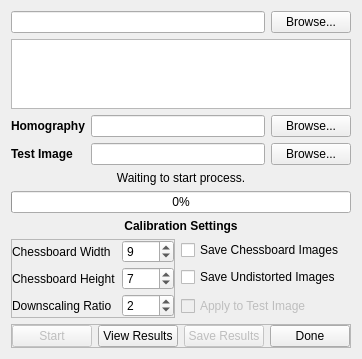
<?xml version="1.0" encoding="UTF-8"?>
<ui version="4.0">
 <class>dialogCameraCalibration</class>
 <widget class="QDialog" name="dialogCameraCalibration">
  <property name="geometry">
   <rect>
    <x>0</x>
    <y>0</y>
    <width>338</width>
    <height>350</height>
   </rect>
  </property>
  <property name="windowTitle">
   <string>Camera Calibration</string>
  </property>
  <layout class="QGridLayout" name="gridLayout">
   <item row="11" column="0" colspan="4">
    <widget class="QFrame" name="frameButtons">
     <property name="sizePolicy">
      <sizepolicy hsizetype="Preferred" vsizetype="Fixed">
       <horstretch>0</horstretch>
       <verstretch>0</verstretch>
      </sizepolicy>
     </property>
     <property name="frameShape">
      <enum>QFrame::StyledPanel</enum>
     </property>
     <property name="frameShadow">
      <enum>QFrame::Raised</enum>
     </property>
     <layout class="QHBoxLayout" name="horizontalLayout">
      <property name="leftMargin">
       <number>0</number>
      </property>
      <property name="topMargin">
       <number>0</number>
      </property>
      <property name="rightMargin">
       <number>0</number>
      </property>
      <property name="bottomMargin">
       <number>0</number>
      </property>
      <item>
       <widget class="QPushButton" name="pushStart">
        <property name="enabled">
         <bool>false</bool>
        </property>
        <property name="text">
         <string>Start</string>
        </property>
       </widget>
      </item>
      <item>
       <widget class="QPushButton" name="pushResults">
        <property name="text">
         <string>View Results</string>
        </property>
       </widget>
      </item>
      <item>
       <widget class="QPushButton" name="pushSave">
        <property name="enabled">
         <bool>false</bool>
        </property>
        <property name="text">
         <string>Save Results</string>
        </property>
       </widget>
      </item>
      <item>
       <widget class="QPushButton" name="pushDone">
        <property name="text">
         <string>Done</string>
        </property>
       </widget>
      </item>
     </layout>
    </widget>
   </item>
   <item row="8" column="0" rowspan="3" colspan="2">
    <widget class="QFrame" name="frameCalibrationSettings">
     <property name="frameShape">
      <enum>QFrame::StyledPanel</enum>
     </property>
     <property name="frameShadow">
      <enum>QFrame::Raised</enum>
     </property>
     <layout class="QGridLayout" name="gridLayout_2">
      <property name="leftMargin">
       <number>0</number>
      </property>
      <property name="topMargin">
       <number>0</number>
      </property>
      <property name="rightMargin">
       <number>0</number>
      </property>
      <property name="bottomMargin">
       <number>0</number>
      </property>
      <property name="verticalSpacing">
       <number>4</number>
      </property>
      <item row="0" column="0">
       <widget class="QLabel" name="labelWidth">
        <property name="font">
         <font>
          <weight>50</weight>
          <bold>false</bold>
         </font>
        </property>
        <property name="toolTip">
         <string>Number of square corners along the width of the chessboard.</string>
        </property>
        <property name="text">
         <string>Chessboard Width</string>
        </property>
       </widget>
      </item>
      <item row="0" column="1">
       <widget class="QSpinBox" name="spinWidth">
        <property name="toolTip">
         <string>1 - 20</string>
        </property>
        <property name="minimum">
         <number>1</number>
        </property>
        <property name="maximum">
         <number>20</number>
        </property>
        <property name="value">
         <number>9</number>
        </property>
       </widget>
      </item>
      <item row="1" column="0">
       <widget class="QLabel" name="labelHeight">
        <property name="font">
         <font>
          <weight>50</weight>
          <bold>false</bold>
         </font>
        </property>
        <property name="toolTip">
         <string>Number of square corners along the height of the chessboard.</string>
        </property>
        <property name="text">
         <string>Chessboard Height</string>
        </property>
       </widget>
      </item>
      <item row="1" column="1">
       <widget class="QSpinBox" name="spinHeight">
        <property name="toolTip">
         <string>1 - 20</string>
        </property>
        <property name="minimum">
         <number>1</number>
        </property>
        <property name="maximum">
         <number>20</number>
        </property>
        <property name="value">
         <number>7</number>
        </property>
       </widget>
      </item>
      <item row="2" column="0">
       <widget class="QLabel" name="labelRatio">
        <property name="font">
         <font>
          <weight>50</weight>
          <bold>false</bold>
         </font>
        </property>
        <property name="toolTip">
         <string>Downscaling ratio used to speed up calibration at the cost of accuracy.</string>
        </property>
        <property name="text">
         <string>Downscaling Ratio</string>
        </property>
       </widget>
      </item>
      <item row="2" column="1">
       <widget class="QSpinBox" name="spinRatio">
        <property name="toolTip">
         <string>1 - 4</string>
        </property>
        <property name="minimum">
         <number>1</number>
        </property>
        <property name="maximum">
         <number>4</number>
        </property>
        <property name="value">
         <number>2</number>
        </property>
       </widget>
      </item>
     </layout>
    </widget>
   </item>
   <item row="3" column="0">
    <widget class="QLabel" name="labelTestImage">
     <property name="font">
      <font>
       <weight>75</weight>
       <bold>true</bold>
      </font>
     </property>
     <property name="toolTip">
      <string>Image used to test the calculated calibration results.</string>
     </property>
     <property name="text">
      <string>Test Image</string>
     </property>
    </widget>
   </item>
   <item row="4" column="0" colspan="4">
    <widget class="QLabel" name="labelStatus">
     <property name="text">
      <string>Waiting to start process.</string>
     </property>
     <property name="alignment">
      <set>Qt::AlignCenter</set>
     </property>
    </widget>
   </item>
   <item row="2" column="1" colspan="2">
    <widget class="QLineEdit" name="lineHomographyImage">
     <property name="focusPolicy">
      <enum>Qt::ClickFocus</enum>
     </property>
     <property name="toolTip">
      <string>Image used to calculate the homography matrix.</string>
     </property>
     <property name="readOnly">
      <bool>true</bool>
     </property>
    </widget>
   </item>
   <item row="3" column="3">
    <widget class="QPushButton" name="pushBrowseTI">
     <property name="text">
      <string>Browse...</string>
     </property>
    </widget>
   </item>
   <item row="2" column="3">
    <widget class="QPushButton" name="pushBrowseHI">
     <property name="sizePolicy">
      <sizepolicy hsizetype="Fixed" vsizetype="Fixed">
       <horstretch>0</horstretch>
       <verstretch>0</verstretch>
      </sizepolicy>
     </property>
     <property name="text">
      <string>Browse...</string>
     </property>
    </widget>
   </item>
   <item row="3" column="1" colspan="2">
    <widget class="QLineEdit" name="lineTestImage">
     <property name="focusPolicy">
      <enum>Qt::ClickFocus</enum>
     </property>
     <property name="toolTip">
      <string>Image used to test the calculated calibration results.</string>
     </property>
     <property name="readOnly">
      <bool>true</bool>
     </property>
    </widget>
   </item>
   <item row="8" column="2" colspan="2">
    <widget class="QCheckBox" name="checkSaveC">
     <property name="font">
      <font>
       <weight>50</weight>
       <bold>false</bold>
      </font>
     </property>
     <property name="toolTip">
      <string>Check to save drawn chessboard corner calibration images to the corners folder.</string>
     </property>
     <property name="text">
      <string>Save Chessboard Images</string>
     </property>
    </widget>
   </item>
   <item row="0" column="0" colspan="3">
    <widget class="QLineEdit" name="lineCalibrationFolder">
     <property name="focusPolicy">
      <enum>Qt::ClickFocus</enum>
     </property>
     <property name="toolTip">
      <string>Folder containing calibration images.</string>
     </property>
     <property name="readOnly">
      <bool>true</bool>
     </property>
    </widget>
   </item>
   <item row="5" column="0" colspan="4">
    <widget class="QProgressBar" name="progressBar">
     <property name="value">
      <number>0</number>
     </property>
     <property name="alignment">
      <set>Qt::AlignCenter</set>
     </property>
     <property name="textVisible">
      <bool>true</bool>
     </property>
     <property name="invertedAppearance">
      <bool>false</bool>
     </property>
    </widget>
   </item>
   <item row="9" column="2" colspan="2">
    <widget class="QCheckBox" name="checkSaveU">
     <property name="font">
      <font>
       <weight>50</weight>
       <bold>false</bold>
      </font>
     </property>
     <property name="toolTip">
      <string>Check to save undistorted calibration images to the undistorted folder.</string>
     </property>
     <property name="text">
      <string>Save Undistorted Images</string>
     </property>
    </widget>
   </item>
   <item row="2" column="0">
    <widget class="QLabel" name="labelHomographyImage">
     <property name="sizePolicy">
      <sizepolicy hsizetype="Fixed" vsizetype="Preferred">
       <horstretch>0</horstretch>
       <verstretch>0</verstretch>
      </sizepolicy>
     </property>
     <property name="font">
      <font>
       <weight>75</weight>
       <bold>true</bold>
      </font>
     </property>
     <property name="toolTip">
      <string>Image used to calculate the homography matrix.</string>
     </property>
     <property name="text">
      <string>Homography</string>
     </property>
    </widget>
   </item>
   <item row="0" column="3">
    <widget class="QPushButton" name="pushBrowseF">
     <property name="text">
      <string>Browse...</string>
     </property>
    </widget>
   </item>
   <item row="10" column="2" colspan="2">
    <widget class="QCheckBox" name="checkApply">
     <property name="enabled">
      <bool>false</bool>
     </property>
     <property name="font">
      <font>
       <weight>50</weight>
       <bold>false</bold>
      </font>
     </property>
     <property name="toolTip">
      <string>Check to test calculated calibration results on the selected test image.</string>
     </property>
     <property name="text">
      <string>Apply to Test Image</string>
     </property>
    </widget>
   </item>
   <item row="1" column="0" colspan="4">
    <widget class="QListWidget" name="listImages">
     <property name="toolTip">
      <string>List of calibration images found in the above folder.</string>
     </property>
    </widget>
   </item>
   <item row="6" column="0" colspan="4">
    <widget class="QLabel" name="labelCalibrationSettings">
     <property name="font">
      <font>
       <weight>75</weight>
       <bold>true</bold>
      </font>
     </property>
     <property name="text">
      <string>Calibration Settings</string>
     </property>
     <property name="alignment">
      <set>Qt::AlignCenter</set>
     </property>
    </widget>
   </item>
  </layout>
 </widget>
 <tabstops>
  <tabstop>pushBrowseF</tabstop>
  <tabstop>listImages</tabstop>
  <tabstop>pushBrowseHI</tabstop>
  <tabstop>pushBrowseTI</tabstop>
  <tabstop>spinWidth</tabstop>
  <tabstop>spinHeight</tabstop>
  <tabstop>spinRatio</tabstop>
  <tabstop>checkSaveC</tabstop>
  <tabstop>checkSaveU</tabstop>
  <tabstop>checkApply</tabstop>
  <tabstop>pushStart</tabstop>
  <tabstop>pushResults</tabstop>
  <tabstop>pushSave</tabstop>
  <tabstop>pushDone</tabstop>
 </tabstops>
 <resources/>
 <connections>
  <connection>
   <sender>pushDone</sender>
   <signal>clicked()</signal>
   <receiver>dialogCameraCalibration</receiver>
   <slot>close()</slot>
   <hints>
    <hint type="sourcelabel">
     <x>327</x>
     <y>339</y>
    </hint>
    <hint type="destinationlabel">
     <x>191</x>
     <y>220</y>
    </hint>
   </hints>
  </connection>
 </connections>
</ui>
